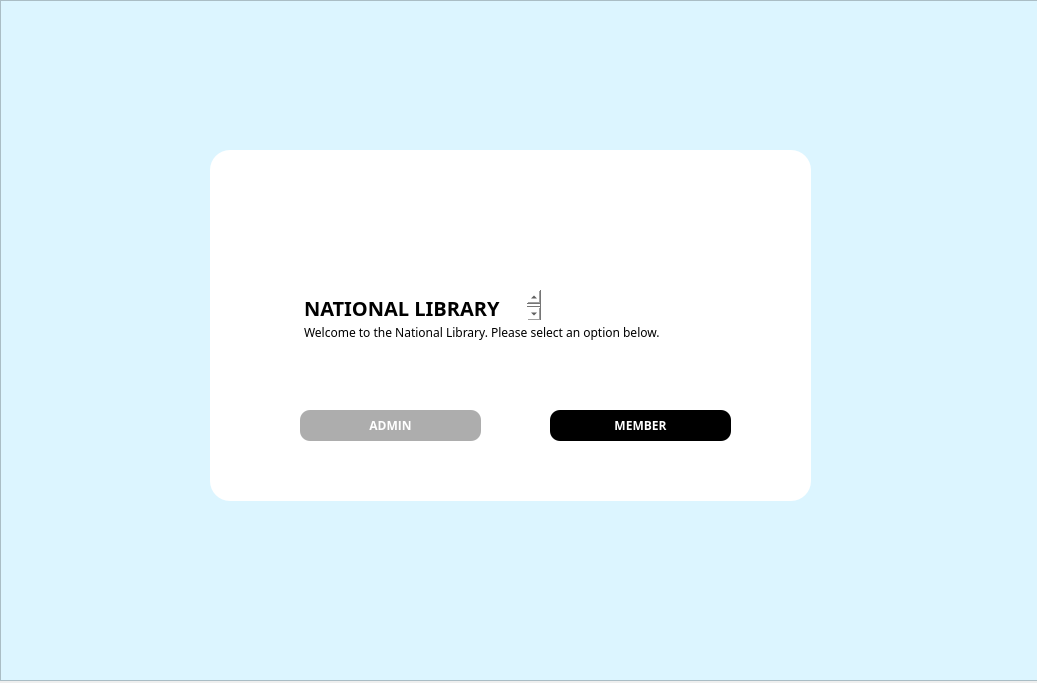
<?xml version="1.0" encoding="UTF-8"?>
<ui version="4.0">
 <class>Login</class>
 <widget class="QMainWindow" name="Login">
  <property name="geometry">
   <rect>
    <x>0</x>
    <y>0</y>
    <width>1037</width>
    <height>683</height>
   </rect>
  </property>
  <property name="windowTitle">
   <string>Login</string>
  </property>
  <widget class="QWidget" name="centralwidget">
   <widget class="QFrame" name="background">
    <property name="geometry">
     <rect>
      <x>0</x>
      <y>0</y>
      <width>1041</width>
      <height>681</height>
     </rect>
    </property>
    <property name="styleSheet">
     <string notr="true">background: rgb(220, 245, 255);;</string>
    </property>
    <property name="frameShape">
     <enum>QFrame::StyledPanel</enum>
    </property>
    <property name="frameShadow">
     <enum>QFrame::Raised</enum>
    </property>
    <widget class="QFrame" name="centreFrame">
     <property name="enabled">
      <bool>true</bool>
     </property>
     <property name="geometry">
      <rect>
       <x>210</x>
       <y>150</y>
       <width>601</width>
       <height>351</height>
      </rect>
     </property>
     <property name="styleSheet">
      <string notr="true">background: white;
border-radius: 20px;</string>
     </property>
     <property name="frameShape">
      <enum>QFrame::StyledPanel</enum>
     </property>
     <property name="frameShadow">
      <enum>QFrame::Raised</enum>
     </property>
     <widget class="QPushButton" name="pushButton_2">
      <property name="geometry">
       <rect>
        <x>90</x>
        <y>260</y>
        <width>181</width>
        <height>31</height>
       </rect>
      </property>
      <property name="styleSheet">
       <string notr="true">border-radius: 10px;
background: #ADADAD;
font-family: open sans;
color: white;
font-weight: bold;
</string>
      </property>
      <property name="text">
       <string>ADMIN</string>
      </property>
      <property name="autoDefault">
       <bool>true</bool>
      </property>
      <property name="default">
       <bool>false</bool>
      </property>
      <property name="flat">
       <bool>false</bool>
      </property>
     </widget>
     <widget class="QPushButton" name="pushButton_3">
      <property name="geometry">
       <rect>
        <x>340</x>
        <y>260</y>
        <width>181</width>
        <height>31</height>
       </rect>
      </property>
      <property name="styleSheet">
       <string notr="true">border-radius: 10px;
background: black;
font-family: open sans;
color: white;
font-weight: bold;
</string>
      </property>
      <property name="text">
       <string>MEMBER</string>
      </property>
      <property name="autoDefault">
       <bool>true</bool>
      </property>
      <property name="default">
       <bool>false</bool>
      </property>
      <property name="flat">
       <bool>false</bool>
      </property>
     </widget>
     <widget class="QPlainTextEdit" name="plainTextEdit">
      <property name="geometry">
       <rect>
        <x>90</x>
        <y>140</y>
        <width>241</width>
        <height>31</height>
       </rect>
      </property>
      <property name="styleSheet">
       <string notr="true">font-family: Baloo 2;
font-weight: bold;
font-size: 20px;</string>
      </property>
      <property name="plainText">
       <string>NATIONAL LIBRARY</string>
      </property>
     </widget>
     <widget class="QPlainTextEdit" name="plainTextEdit_2">
      <property name="geometry">
       <rect>
        <x>90</x>
        <y>170</y>
        <width>481</width>
        <height>31</height>
       </rect>
      </property>
      <property name="styleSheet">
       <string notr="true">font-family: Baloo 2;</string>
      </property>
      <property name="plainText">
       <string>Welcome to the National Library. Please select an option below.</string>
      </property>
     </widget>
     <widget class="QLabel" name="label">
      <property name="geometry">
       <rect>
        <x>90</x>
        <y>40</y>
        <width>81</width>
        <height>71</height>
       </rect>
      </property>
      <property name="text">
       <string/>
      </property>
      <property name="pixmap">
       <pixmap resource="Resources.qrc">:/images/logo - Copy.png</pixmap>
      </property>
      <property name="scaledContents">
       <bool>true</bool>
      </property>
     </widget>
    </widget>
   </widget>
  </widget>
 </widget>
 <resources>
  <include location="Resources.qrc"/>
 </resources>
 <connections/>
</ui>
